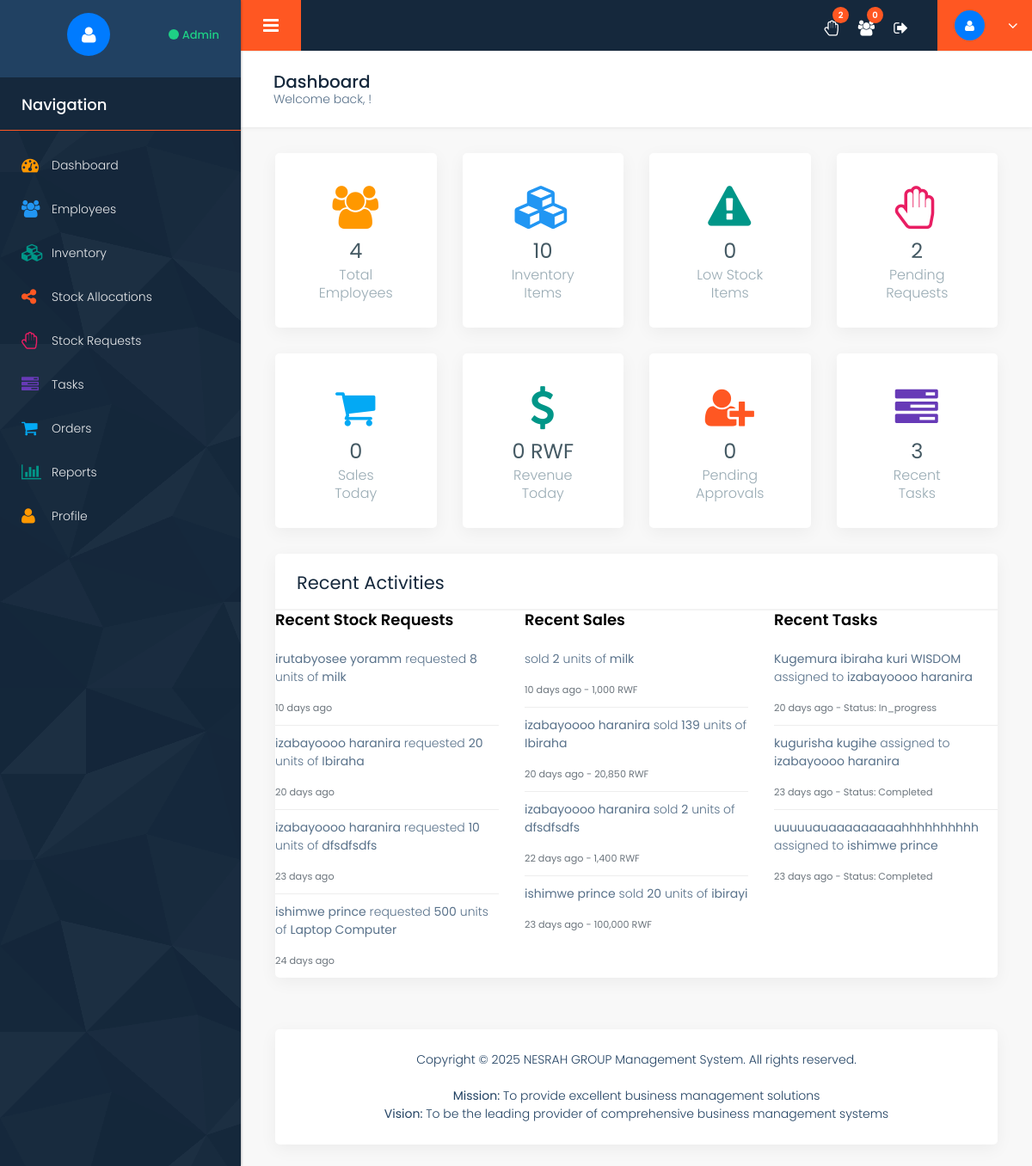
The page /dashboard.php (signed in) on the database as committed earlier.
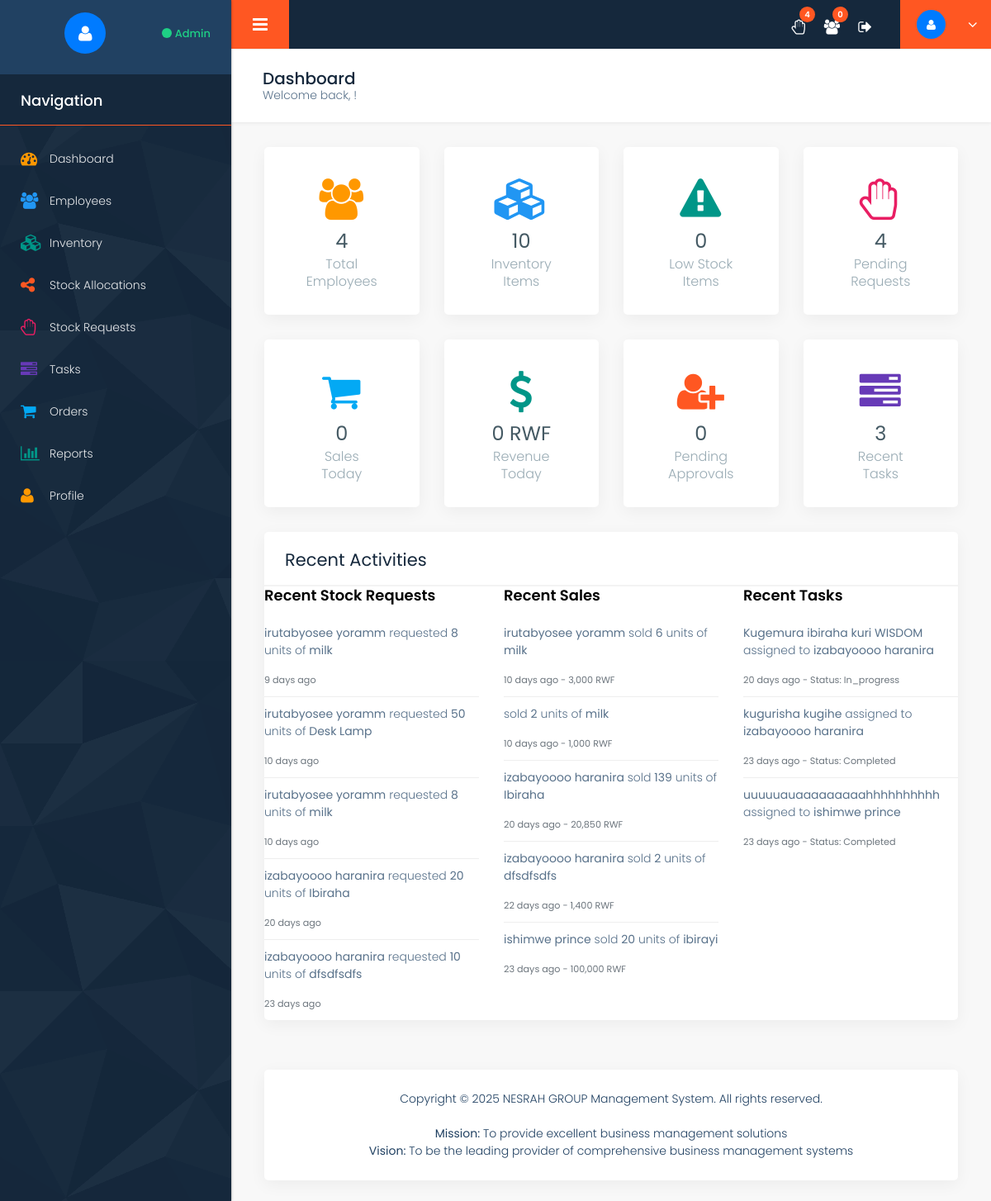
The same page on the database as committed later.
### tables this page shows
CREATE TABLE `stock_requests` (
  `id` int(11) NOT NULL,
  `item_id` int(11) NOT NULL,
  `user_id` int(11) NOT NULL,
  `requested_quantity` int(11) NOT NULL,
  `reason` text DEFAULT NULL,
  `status` enum('pending','approved','rejected') DEFAULT 'pending',
  `reviewed_by` int(11) DEFAULT NULL,
  `reviewed_at` timestamp NULL DEFAULT NULL,
  `admin_notes` text DEFAULT NULL,
  `created_at` timestamp NOT NULL DEFAULT current_timestamp()
);

CREATE TABLE `users` (
  `id` int(11) NOT NULL,
  `username` varchar(50) NOT NULL,
  `email` varchar(100) NOT NULL,
  `password` varchar(255) NOT NULL,
  `plain_password` varchar(255) DEFAULT NULL,
  `first_name` varchar(50) NOT NULL,
  `last_name` varchar(50) NOT NULL,
  `phone` varchar(20) DEFAULT NULL,
  `address` text DEFAULT NULL,
  `role` enum('admin','employee') DEFAULT 'employee',
  `status` enum('pending','active','inactive') DEFAULT 'pending',
  `created_at` timestamp NOT NULL DEFAULT current_timestamp(),
  `updated_at` timestamp NOT NULL DEFAULT current_timestamp() ON UPDATE current_timestamp()
);

CREATE TABLE `inventory` (
  `id` int(11) NOT NULL,
  `item_code` varchar(50) NOT NULL,
  `item_name` varchar(100) NOT NULL,
  `description` text DEFAULT NULL,
  `category` varchar(50) DEFAULT NULL,
  `unit_price` decimal(10,2) NOT NULL,
  `current_stock` int(11) DEFAULT 0,
  `reorder_level` int(11) DEFAULT 10,
  `created_at` timestamp NOT NULL DEFAULT current_timestamp(),
  `updated_at` timestamp NOT NULL DEFAULT current_timestamp() ON UPDATE current_timestamp()
);

CREATE TABLE `sales` (
  `id` int(11) NOT NULL,
  `user_id` int(11) NOT NULL,
  `item_id` int(11) NOT NULL,
  `customer_name` varchar(100) NOT NULL,
  `customer_phone` varchar(20) DEFAULT NULL,
  `customer_email` varchar(100) DEFAULT NULL,
  `quantity` int(11) NOT NULL,
  `unit_price` decimal(10,2) NOT NULL,
  `total_amount` decimal(10,2) NOT NULL,
  `payment_method` enum('cash','card','bank_transfer','credit') DEFAULT 'cash',
  `payment_status` enum('pending','paid','partial') DEFAULT 'paid',
  `notes` text DEFAULT NULL,
  `created_at` timestamp NOT NULL DEFAULT current_timestamp()
);

CREATE TABLE `tasks` (
  `id` int(11) NOT NULL,
  `title` varchar(200) NOT NULL,
  `description` text DEFAULT NULL,
  `assigned_to` int(11) NOT NULL,
  `assigned_by` int(11) NOT NULL,
  `priority` enum('low','medium','high','urgent') DEFAULT 'medium',
  `status` enum('pending','in_progress','completed','cancelled') DEFAULT 'pending',
  `due_date` date DEFAULT NULL,
  `completed_at` timestamp NULL DEFAULT NULL,
  `created_at` timestamp NOT NULL DEFAULT current_timestamp(),
  `updated_at` timestamp NOT NULL DEFAULT current_timestamp() ON UPDATE current_timestamp()
);

### config/config.php (called while the page is built, shortened)
<?php
function isLoggedIn() {
    return isset($_SESSION['user_id']) && !empty($_SESSION['user_id']);
}
function isAdmin() {
    return isLoggedIn() && isset($_SESSION['user_role']) && $_SESSION['user_role'] === ROLE_ADMIN;
}
function formatCurrency($amount) {
    return number_format($amount ?? 0, 0) . ' RWF';
}
function getTimeAgo($datetime) {
    $time = time() - strtotime($datetime);
    if ($time < 2592000) return floor($time/86400) . ' days ago';
    return floor($time/31536000) . ' years ago';
}
?>

### dashboard.php (the view, shortened to what the changed rows need)
<?php
require_once __DIR__ . '/includes/header.php';
$recent_activities = array();
if (isAdmin()) {
    $query = "SELECT sr.*, u.first_name, u.last_name, i.item_name
              FROM stock_requests sr
              JOIN users u ON sr.user_id = u.id
              JOIN inventory i ON sr.item_id = i.id
              ORDER BY sr.created_at DESC LIMIT 5";
    $stmt = $db->prepare($query);
    $stmt->execute();
    $recent_activities['stock_requests'] = $stmt->fetchAll();
    $query = "SELECT s.*, u.first_name, u.last_name, i.item_name
              FROM sales s
              JOIN users u ON s.user_id = u.id
              JOIN inventory i ON s.item_id = i.id
              ORDER BY s.created_at DESC LIMIT 5";
    $stmt = $db->prepare($query);
    $stmt->execute();
    $recent_activities['sales'] = $stmt->fetchAll();
    $query = "SELECT t.*, u1.first_name as assigned_to_name, u1.last_name as assigned_to_last,
                     u2.first_name as assigned_by_name, u2.last_name as assigned_by_last
              FROM tasks t
              JOIN users u1 ON t.assigned_to = u1.id
              JOIN users u2 ON t.assigned_by = u2.id
              ORDER BY t.created_at DESC LIMIT 5";
    $stmt = $db->prepare($query);
    $stmt->execute();
    $recent_activities['tasks'] = $stmt->fetchAll();
}
?>
<div class="row column_title">
    <div class="col-md-12">
        <div class="page_title">
            <h2>Dashboard</h2>
        </div>
    </div>
</div>
<?php if (isAdmin()): ?>
<div class="row column1">
    <div class="col-md-6 col-lg-3">
        <div class="full counter_section margin_bottom_30">
            <div class="couter_icon">
                <div>
                    <i class="fa fa-users yellow_color"></i>
                </div>
            </div>
            <div class="counter_no">
                <div>
                    <p class="total_no"><?php echo $stats['total_employees']; ?></p>
                    <p class="head_couter">Total Employees</p>
                </div>
            </div>
        </div>
    </div>
    <div class="col-md-6 col-lg-3">
        <div class="full counter_section margin_bottom_30">
            <div class="couter_icon">
                <div>
                    <i class="fa fa-cubes blue1_color"></i>
                </div>
            </div>
            <div class="counter_no">
                <div>
                    <p class="total_no"><?php echo $stats['total_items']; ?></p>
                    <p class="head_couter">Inventory Items</p>
                </div>
            </div>
        </div>
    </div>
    <div class="col-md-6 col-lg-3">
        <div class="full counter_section margin_bottom_30">
            <div class="couter_icon">
                <div>
                    <i class="fa fa-exclamation-triangle green_color"></i>
                </div>
            </div>
            <div class="counter_no">
                <div>
                    <p class="total_no"><?php echo $stats['low_stock_items']; ?></p>
                    <p class="head_couter">Low Stock Items</p>
                </div>
            </div>
        </div>
    </div>
    <div class="col-md-6 col-lg-3">
        <div class="full counter_section margin_bottom_30">
            <div class="couter_icon">
                <div>
                    <i class="fa fa-hand-paper-o red_color"></i>
                </div>
            </div>
            <div class="counter_no">
                <div>
                    <p class="total_no"><?php echo $stats['pending_requests']; ?></p>
                    <p class="head_couter">Pending Requests</p>
                </div>
            </div>
        </div>
    </div>
</div>
<div class="row column1">
    <div class="col-md-6 col-lg-3">
        <div class="full counter_section margin_bottom_30">
            <div class="couter_icon">
                <div>
                    <i class="fa fa-shopping-cart blue2_color"></i>
                </div>
            </div>
            <div class="counter_no">
                <div>
                    <p class="total_no"><?php echo $stats['sales_today_count']; ?></p>
                    <p class="head_couter">Sales Today</p>
                </div>
            </div>
        </div>
    </div>
    <div class="col-md-6 col-lg-3">
        <div class="full counter_section margin_bottom_30">
            <div class="couter_icon">
                <div>
                    <i class="fa fa-dollar green_color"></i>
                </div>
            </div>
            <div class="counter_no">
                <div>
                    <p class="total_no"><?php echo formatCurrency($stats['sales_today_amount']); ?></p>
                    <p class="head_couter">Revenue Today</p>
                </div>
            </div>
        </div>
    </div>
    <div class="col-md-6 col-lg-3">
        <div class="full counter_section margin_bottom_30">
            <div class="couter_icon">
                <div>
                    <i class="fa fa-user-plus orange_color"></i>
                </div>
            </div>
            <div class="counter_no">
                <div>
                    <p class="total_no"><?php echo $stats['pending_approvals']; ?></p>
                    <p class="head_couter">Pending Approvals</p>
                </div>
            </div>
        </div>
    </div>
    <div class="col-md-6 col-lg-3">
        <div class="full counter_section margin_bottom_30">
            <div class="couter_icon">
                <div>
                    <i class="fa fa-tasks purple_color"></i>
                </div>
            </div>
            <div class="counter_no">
                <div>
                    <p class="total_no"><?php echo count($recent_activities['tasks']); ?></p>
                    <p class="head_couter">Recent Tasks</p>
                </div>
            </div>
        </div>
    </div>
</div>
<?php endif; ?>
<div class="row column2">
    <div class="col-md-12">
        <div class="white_shd full margin_bottom_30">
            <div class="full graph_head">
                <div class="heading1 margin_0">
                    <h2>Recent Activities</h2>
                </div>
            </div>
            <div class="full graph_revenue">
                <div class="row">
                    <div class="col-md-12">
                        <div class="content">
                            <?php if (isAdmin()): ?>
                                <div class="row">
                                    <div class="col-md-4">
                                        <?php if (count($recent_activities['stock_requests']) > 0): ?>
                                            <?php foreach ($recent_activities['stock_requests'] as $request): ?>
                                                <div class="activity_item">
                                                    <p><strong><?php echo $request['first_name'] . ' ' . $request['last_name']; ?></strong> requested <strong><?php echo $request['requested_quantity']; ?></strong> units of <strong><?php echo $request['item_name']; ?></strong></p>
                                                    <small class="text-muted"><?php echo getTimeAgo($request['created_at']); ?></small>
                                                </div>
                                            <?php endforeach; ?>
                                        <?php else: ?>
                                            <p class="text-muted">No recent stock requests</p>
                                        <?php endif; ?>
                                    </div>
                                    <div class="col-md-4">
                                        <?php if (count($recent_activities['sales']) > 0): ?>
                                            <?php foreach ($recent_activities['sales'] as $sale): ?>
                                                <div class="activity_item">
                                                    <p><strong><?php echo $sale['first_name'] . ' ' . $sale['last_name']; ?></strong> sold <strong><?php echo $sale['quantity']; ?></strong> units of <strong><?php echo $sale['item_name']; ?></strong></p>
                                                    <small class="text-muted"><?php echo getTimeAgo($sale['created_at']); ?> - <?php echo formatCurrency($sale['total_amount']); ?></small>
                                                </div>
                                            <?php endforeach; ?>
                                        <?php else: ?>
                                            <p class="text-muted">No recent sales</p>
                                        <?php endif; ?>
                                    </div>
                                    <div class="col-md-4">
                                        <?php if (count($recent_activities['tasks']) > 0): ?>
                                            <?php foreach ($recent_activities['tasks'] as $task): ?>
                                                <div class="activity_item">
                                                    <p><strong><?php echo $task['title']; ?></strong> assigned to <strong><?php echo $task['assigned_to_name'] . ' ' . $task['assigned_to_last']; ?></strong></p>
                                                    <small class="text-muted"><?php echo getTimeAgo($task['created_at']); ?> - Status: <?php echo ucfirst($task['status']); ?></small>
                                                </div>
                                            <?php endforeach; ?>
                                        <?php else: ?>
                                            <p class="text-muted">No recent tasks</p>
                                        <?php endif; ?>
                                    </div>
                                </div>
                            <?php endif; ?>
                        </div>
                    </div>
                </div>
            </div>
        </div>
    </div>
</div>
<?php require_once __DIR__ . '/includes/footer.php'; ?>

### includes/header.php (shortened to what the changed rows need)
<?php
require_once __DIR__ . '/../config/config.php';
$stats = array(
    'total_employees' => 0,
    'pending_approvals' => 0,
    'total_items' => 0,
    'low_stock_items' => 0,
    'pending_requests' => 0,
    'sales_today_count' => 0,
    'sales_today_amount' => 0,
    'my_allocations' => 0,
    'my_tasks' => 0,
    'my_sales_today_count' => 0,
    'my_sales_today_amount' => 0,
    'attendance_today' => null
);
if (isAdmin()) {
    $query = "SELECT COUNT(*) as total FROM users WHERE role = 'employee'";
    $stmt = $db->prepare($query);
    $stmt->execute();
    $stats['total_employees'] = $stmt->fetch()['total'] ?? 0;
    $query = "SELECT COUNT(*) as total FROM users WHERE status = 'pending'";
    $stmt = $db->prepare($query);
    $stmt->execute();
    $stats['pending_approvals'] = $stmt->fetch()['total'] ?? 0;
    $query = "SELECT COUNT(*) as total FROM inventory";
    $stmt = $db->prepare($query);
    $stmt->execute();
    $stats['total_items'] = $stmt->fetch()['total'] ?? 0;
    $query = "SELECT COUNT(*) as total FROM inventory WHERE current_stock <= reorder_level";
    $stmt = $db->prepare($query);
    $stmt->execute();
    $stats['low_stock_items'] = $stmt->fetch()['total'] ?? 0;
    $query = "SELECT COUNT(*) as total FROM stock_requests WHERE status = 'pending'";
    $stmt = $db->prepare($query);
    $stmt->execute();
    $stats['pending_requests'] = $stmt->fetch()['total'] ?? 0;
    $query = "SELECT COUNT(*) as total, COALESCE(SUM(total_amount), 0) as amount FROM sales WHERE DATE(created_at) = CURDATE()";
    $stmt = $db->prepare($query);
    $stmt->execute();
    $sales_today = $stmt->fetch();
    $stats['sales_today_count'] = $sales_today['total'] ?? 0;
    $stats['sales_today_amount'] = $sales_today['amount'] ?? 0;
}
?>
<!DOCTYPE html>
<html lang="en">
<head>
    <link rel="stylesheet" href="css/semantic.min.css">
    <link rel="stylesheet" href="css/custom_transitions.css">
    <link rel="stylesheet" href="css/bootstrap.min.css" />
    <link rel="stylesheet" href="style.css" />
    <link rel="stylesheet" href="css/responsive.css" />
    <link rel="stylesheet" href="css/custom.css" />
    <link rel="stylesheet" href="css/font-awesome.min.css" />
</head>
<body class="dashboard dashboard_1">
    <div class="full_container">
        <div class="inner_container">
            <div id="content">
                <div class="topbar">
                    <nav class="navbar navbar-expand-lg navbar-light">
                        <div class="full">
                            <div class="right_topbar">
                                <div class="icon_info">
                                    <ul>
                                        <?php if (isAdmin()): ?>
                                        <li><a href="stock_requests.php"><i class="fa fa-hand-paper-o"></i><span class="badge"><?php echo $stats['pending_requests']; ?></span></a></li>
                                        <li><a href="employees.php"><i class="fa fa-users"></i><span class="badge"><?php echo $stats['pending_approvals']; ?></span></a></li>
                                        <?php endif; ?>
                                    </ul>
                                </div>
                            </div>
                        </div>
                    </nav>
                </div>
                <div class="midde_cont">
                    <div class="container-fluid">

Rows that differ between the two databases and show on the page:
no longer on this page (row unchanged): stock_requests: user.first_name "ishimwe", user.last_name "prince", requested_quantity "500", item.item_name "Laptop Computer", created_at "24 days ago"
added stock_requests: user.first_name "irutabyosee", user.last_name "yoramm", requested_quantity "8", item.item_name "milk", created_at "9 days ago"
added stock_requests: user.first_name "irutabyosee", user.last_name "yoramm", requested_quantity "50", item.item_name "Desk Lamp", created_at "10 days ago"
added sales: user.first_name "irutabyosee", user.last_name "yoramm", quantity "6", item.item_name "milk", created_at "10 days ago", total_amount "3,000 RWF"
Other text that changed with them:
$stats['pending_requests']: "2" → "4"
